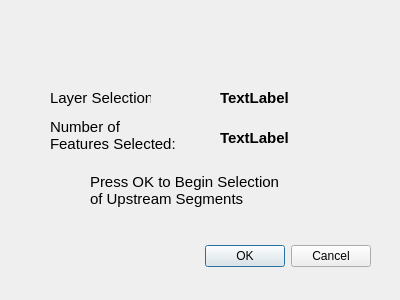
<?xml version="1.0" encoding="UTF-8"?>
<ui version="4.0">
 <class>flowTraceDialogBase</class>
 <widget class="QDialog" name="flowTraceDialogBase">
  <property name="geometry">
   <rect>
    <x>0</x>
    <y>0</y>
    <width>400</width>
    <height>300</height>
   </rect>
  </property>
  <property name="windowTitle">
   <string>Flow Trace</string>
  </property>
  <widget class="QDialogButtonBox" name="button_box">
   <property name="geometry">
    <rect>
     <x>30</x>
     <y>240</y>
     <width>341</width>
     <height>32</height>
    </rect>
   </property>
   <property name="orientation">
    <enum>Qt::Horizontal</enum>
   </property>
   <property name="standardButtons">
    <set>QDialogButtonBox::Cancel|QDialogButtonBox::Ok</set>
   </property>
  </widget>
  <widget class="QLabel" name="label">
   <property name="geometry">
    <rect>
     <x>90</x>
     <y>170</y>
     <width>191</width>
     <height>41</height>
    </rect>
   </property>
   <property name="font">
    <font>
     <pointsize>11</pointsize>
    </font>
   </property>
   <property name="text">
    <string>Press OK to Begin Selection of Upstream Segments</string>
   </property>
   <property name="wordWrap">
    <bool>true</bool>
   </property>
  </widget>
  <widget class="QLabel" name="label_2">
   <property name="geometry">
    <rect>
     <x>50</x>
     <y>90</y>
     <width>101</width>
     <height>16</height>
    </rect>
   </property>
   <property name="font">
    <font>
     <pointsize>11</pointsize>
    </font>
   </property>
   <property name="text">
    <string>Layer Selection:</string>
   </property>
  </widget>
  <widget class="QLabel" name="labelLayer">
   <property name="geometry">
    <rect>
     <x>220</x>
     <y>90</y>
     <width>151</width>
     <height>16</height>
    </rect>
   </property>
   <property name="font">
    <font>
     <pointsize>11</pointsize>
     <weight>75</weight>
     <bold>true</bold>
    </font>
   </property>
   <property name="text">
    <string>TextLabel</string>
   </property>
  </widget>
  <widget class="QLabel" name="label_3">
   <property name="geometry">
    <rect>
     <x>50</x>
     <y>120</y>
     <width>131</width>
     <height>31</height>
    </rect>
   </property>
   <property name="font">
    <font>
     <pointsize>11</pointsize>
    </font>
   </property>
   <property name="text">
    <string>Number of Features Selected:</string>
   </property>
   <property name="wordWrap">
    <bool>true</bool>
   </property>
  </widget>
  <widget class="QLabel" name="labelNumFeatures">
   <property name="geometry">
    <rect>
     <x>220</x>
     <y>130</y>
     <width>101</width>
     <height>16</height>
    </rect>
   </property>
   <property name="font">
    <font>
     <pointsize>11</pointsize>
     <weight>75</weight>
     <bold>true</bold>
    </font>
   </property>
   <property name="text">
    <string>TextLabel</string>
   </property>
  </widget>
 </widget>
 <resources/>
 <connections>
  <connection>
   <sender>button_box</sender>
   <signal>accepted()</signal>
   <receiver>flowTraceDialogBase</receiver>
   <slot>accept()</slot>
   <hints>
    <hint type="sourcelabel">
     <x>20</x>
     <y>20</y>
    </hint>
    <hint type="destinationlabel">
     <x>20</x>
     <y>20</y>
    </hint>
   </hints>
  </connection>
  <connection>
   <sender>button_box</sender>
   <signal>rejected()</signal>
   <receiver>flowTraceDialogBase</receiver>
   <slot>reject()</slot>
   <hints>
    <hint type="sourcelabel">
     <x>20</x>
     <y>20</y>
    </hint>
    <hint type="destinationlabel">
     <x>20</x>
     <y>20</y>
    </hint>
   </hints>
  </connection>
 </connections>
</ui>
